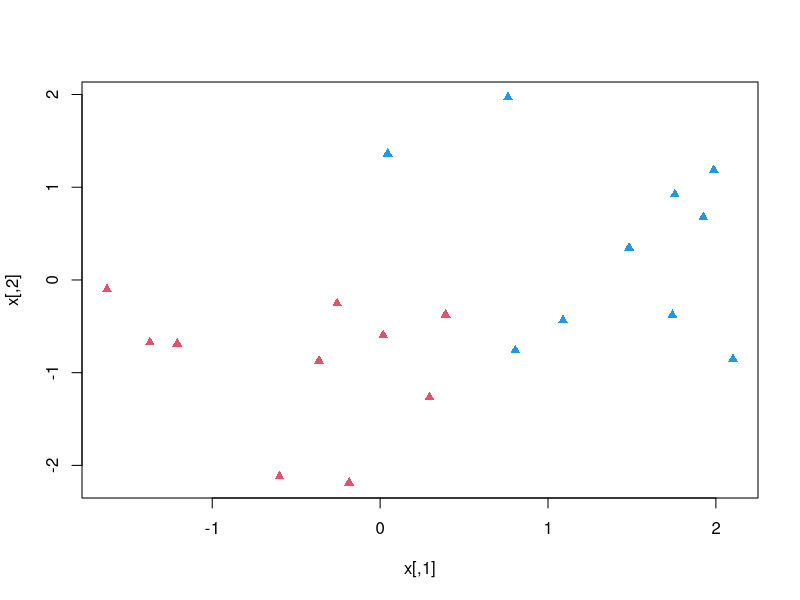

This figure's R source: (Note: this script raises an error after producing the figure.)
library(e1071)        # SVM methodology

##DISTRIBUZIONE LIENARE: TROVO IL CLASSIFICATORE MAX
##genero 40 osservazioni casuali e le assegno a due classi -> esistono infinite linee che dividono le due classi

## il  fattore è un tipo di dato che permette di etichettare un gruppo di osservazioni utilizzando delle categorie 
    ##predefinite al fine di ragrupparle (es. sesso = m/f oppure anche 0/1)

set.seed(10) ##essendo che voglio risultati riproducibili e non casuali, imposto il seme
x <- matrix(rnorm(20*2), nrow=20, ncol=2) ##array di 40 el., 2 colonne 20 righe
##x
y <- c(rep(-1,10), rep(1,10))  ##rep(-1,10) replica il numero -1 per 10 volte: c=-1,-1,...,1,1
##y                     
x[y==1,] <- x[y==1,] + 1  ##Per y=1, sposta le medie da 0 a 1 in ciascuna delle coordinate.
plot(x, pch = 17, col=y+3, cex=1)   ##mi da rosso o blu in base a se in y c'e' 1 o -1

dat <- data.frame(x=x, y = as.factor(y)) ##trasformando y (-1, 1) diventa la mia var fattore   
                                  ##il frame decomprime la matrice x in 2 colonne denominate x1 e x2 (predittori)

##Successivamente, si effettua una chiamata svm sul frame, dove y=variabile risp. e altre variabili come predittori. 
##Dite a SVM che il kernel è lineare, il costo del parametro di sintonizzazione è 1 e la scala è uguale a falsa. 
##In questo esempio, viene richiesto di non standardizzare le variabili.

##Plot data -> svm fa i conti qua
ggplot(data = dat, aes(x = x.2, y = x.1, color = y, shape = y)) + ##meta' di una forma/colore e meta' dell'altro
  geom_point(size = 2.5) +
  scale_color_manual(values=c("green", "magenta"))


svmfit <- svm(y~., data = dat, kernel = "linear", scale = FALSE)  ##x sono i vettori di supporto che incidono 
                                                    ##sulla linea di classificazione mentre i cerchi sono gli altri dati
                                                    ##che non incidono sul calcolo della linea

plot(svmfit, dat)     ##vedo che ho 6 verroti di supporto!!!                                
print(svmfit) ##riepilogo -> ho 6 vettori di supporto (li vedo anche dalle x)  

kernfit <- ksvm(x, y, type = "C-svc", kernel = 'vanilladot') ##le figure nere sono i vettori di supporto ovvero i dati che influiscono sul calcolo della linea 
## mentre gli altri non influiscono sul calcolo
plot(kernfit, data = x) ##anche qui mi conferma che ho 6 vettori di supporto!!!

##creo la trama di punti x1 e x2 che mi servira' per fare la predizione dei punti piu'influenti -> e' qui che si fa previsione 
make.grid = function(x, n = 75) { ## griglia 25*25
  rang = apply(x, 2, range) ##ally(X, MARGIN, fun)  dove MARGIN=1 row, MARGIN=2 col -> mi da' gli intervalli per colonna
  x1 = seq(from = rang[1,1], to = rang[2,1], length = n) ##creo una sequenza dal lim min al lim max
  x2 = seq(from = rang[1,2], to = rang[2,2], length = n) ##distribuzione omogenea
  expand.grid(X1 = x1, X2 = x2) ##incasta tutto il reticolo 
}
xgrid = make.grid(x)
xgrid[1:10,] ##prime 10 osservazioni

ygrid = predict(svmfit, xgrid) ##faccio la predizione 
plot(xgrid, col = c("red","blue")[as.numeric(ygrid)], pch = 20, cex=.2) ##mi converte la variabile fattore in numero
points(x, pch = 17, col=y+3, cex=1) ##metto i punti originari
points(x[svmfit$index,], pch = 5, cex=2.5) ##index  indica quali sono i punti di supporto. 
                                            
